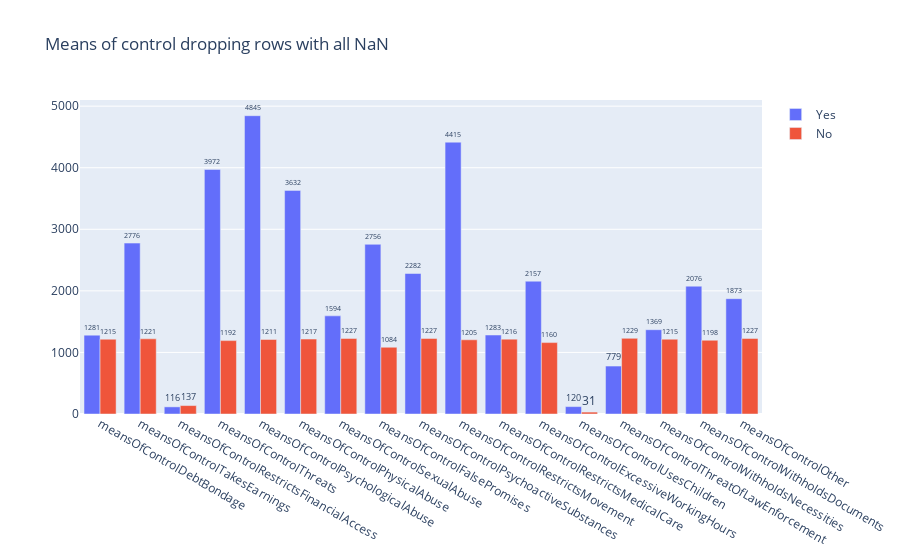

Notebook cell for this chart:
### Code cell
yes = []
no = []
for col in colm_control:
    counts = dict(control_df[col].value_counts())
    if 1.0 in counts.keys():
        yes.append(counts[1.0])
    if 0.0 in counts.keys():
        no.append(counts[0.0])
    
fig = go.Figure(data=[
    go.Bar(name='Yes', x=colm_control, y=yes),
    go.Bar(name='No', x=colm_control, y=no)
])
fig.update_traces(texttemplate='%{value}', textposition='outside')
fig.update_layout(title_text='Means of control dropping rows with all NaN')
fig.show()

### Figure 1 — Plotly figure (JSON) as saved in the notebook; plotly's stock layout.template omitted (floating-point values rounded to 4 significant figures)
{"data": [{"name": "Yes", "textposition": "outside", "texttemplate": "%{value}", "type": "bar", "x": ["meansOfControlDebtBondage", "meansOfControlTakesEarnings", "meansOfControlRestrictsFinancialAccess", "meansOfControlThreats", "meansOfControlPsychologicalAbuse", "meansOfControlPhysicalAbuse", "meansOfControlSexualAbuse", "meansOfControlFalsePromises", "meansOfControlPsychoactiveSubstances", "meansOfControlRestrictsMovement", "meansOfControlRestrictsMedicalCare", "meansOfControlExcessiveWorkingHours", "meansOfControlUsesChildren", "meansOfControlThreatOfLawEnforcement", "meansOfControlWithholdsNecessities", "meansOfControlWithholdsDocuments", "meansOfControlOther", "meansOfControlConcatenated"], "y": [1281, 2776, 116, 3972, 4845, 3632, 1594, 2756, 2282, 4415, 1283, 2157, 120, 779, 1369, 2076, 1873]}, {"name": "No", "textposition": "outside", "texttemplate": "%{value}", "type": "bar", "x": ["meansOfControlDebtBondage", "meansOfControlTakesEarnings", "meansOfControlRestrictsFinancialAccess", "meansOfControlThreats", "meansOfControlPsychologicalAbuse", "meansOfControlPhysicalAbuse", "meansOfControlSexualAbuse", "meansOfControlFalsePromises", "meansOfControlPsychoactiveSubstances", "meansOfControlRestrictsMovement", "meansOfControlRestrictsMedicalCare", "meansOfControlExcessiveWorkingHours", "meansOfControlUsesChildren", "meansOfControlThreatOfLawEnforcement", "meansOfControlWithholdsNecessities", "meansOfControlWithholdsDocuments", "meansOfControlOther", "meansOfControlConcatenated"], "y": [1215, 1221, 137, 1192, 1211, 1217, 1227, 1084, 1227, 1205, 1216, 1160, 31, 1229, 1215, 1198, 1227]}], "layout": {"title": {"text": "Means of control dropping rows with all NaN"}}}
